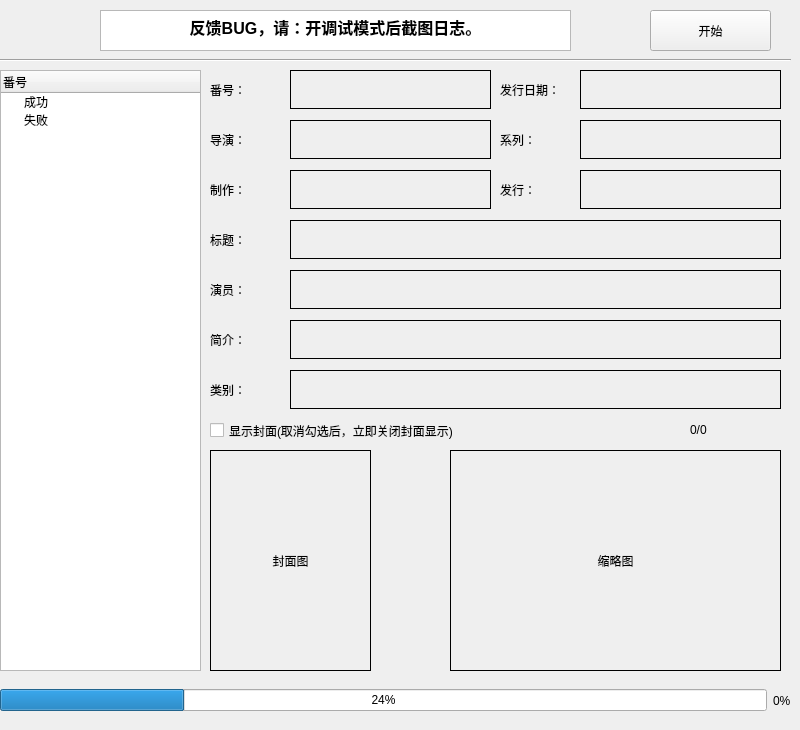
    <widget class="QWidget" name="page_avdc">
     <widget class="QPushButton" name="pushButton_start_cap">
      <property name="geometry">
       <rect>
        <x>650</x>
        <y>10</y>
        <width>121</width>
        <height>41</height>
       </rect>
      </property>
      <property name="text">
       <string>开始</string>
      </property>
     </widget>
     <widget class="QTextBrowser" name="textBrowser_warning">
      <property name="geometry">
       <rect>
        <x>100</x>
        <y>10</y>
        <width>471</width>
        <height>41</height>
       </rect>
      </property>
      <property name="html">
       <string>&lt;!DOCTYPE HTML PUBLIC &quot;-//W3C//DTD HTML 4.0//EN&quot; &quot;http://www.w3.org/TR/REC-html40/strict.dtd&quot;&gt;
&lt;html&gt;&lt;head&gt;&lt;meta name=&quot;qrichtext&quot; content=&quot;1&quot; /&gt;&lt;style type=&quot;text/css&quot;&gt;
p, li { white-space: pre-wrap; }
&lt;/style&gt;&lt;/head&gt;&lt;body style=&quot; font-family:'SimSun'; font-size:9pt; font-weight:400; font-style:normal;&quot;&gt;
&lt;p align=&quot;center&quot; style=&quot; margin-top:0px; margin-bottom:0px; margin-left:0px; margin-right:0px; -qt-block-indent:0; text-indent:0px;&quot;&gt;&lt;span style=&quot; font-size:12pt; font-weight:600; color:#000000;&quot;&gt;反馈BUG，请：开调试模式后截图日志。&lt;/span&gt;&lt;/p&gt;&lt;/body&gt;&lt;/html&gt;</string>
      </property>
     </widget>
     <widget class="QWidget" name="horizontalLayoutWidget">
      <property name="geometry">
       <rect>
        <x>0</x>
        <y>680</y>
        <width>791</width>
        <height>41</height>
       </rect>
      </property>
      <layout class="QHBoxLayout" name="horizontalLayout_2">
       <item>
        <widget class="QProgressBar" name="progressBar_avdc">
         <property name="value">
          <number>24</number>
         </property>
        </widget>
       </item>
       <item>
        <widget class="QLabel" name="label_percent">
         <property name="text">
          <string>0%</string>
         </property>
        </widget>
       </item>
      </layout>
     </widget>
     <widget class="QTreeWidget" name="treeWidget_number">
      <property name="geometry">
       <rect>
        <x>0</x>
        <y>70</y>
        <width>201</width>
        <height>601</height>
       </rect>
      </property>
      <column>
       <property name="text">
        <string>番号</string>
       </property>
      </column>
      <item>
       <property name="text">
        <string>成功</string>
       </property>
      </item>
      <item>
       <property name="text">
        <string>失败</string>
       </property>
      </item>
     </widget>
     <widget class="QWidget" name="gridLayoutWidget_2">
      <property name="geometry">
       <rect>
        <x>210</x>
        <y>450</y>
        <width>161</width>
        <height>221</height>
       </rect>
      </property>
      <layout class="QGridLayout" name="gridLayout_2">
       <item row="0" column="0">
        <widget class="QLabel" name="label_poster">
         <property name="frameShape">
          <enum>QFrame::Box</enum>
         </property>
         <property name="text">
          <string>封面图</string>
         </property>
         <property name="alignment">
          <set>Qt::AlignCenter</set>
         </property>
        </widget>
       </item>
      </layout>
     </widget>
     <widget class="QWidget" name="gridLayoutWidget">
      <property name="geometry">
       <rect>
        <x>450</x>
        <y>450</y>
        <width>331</width>
        <height>221</height>
       </rect>
      </property>
      <layout class="QGridLayout" name="gridLayout">
       <property name="sizeConstraint">
        <enum>QLayout::SetDefaultConstraint</enum>
       </property>
       <property name="horizontalSpacing">
        <number>7</number>
       </property>
       <item row="0" column="0">
        <widget class="QLabel" name="label_fanart">
         <property name="enabled">
          <bool>true</bool>
         </property>
         <property name="frameShape">
          <enum>QFrame::Box</enum>
         </property>
         <property name="text">
          <string>缩略图</string>
         </property>
         <property name="alignment">
          <set>Qt::AlignCenter</set>
         </property>
         <property name="margin">
          <number>0</number>
         </property>
        </widget>
       </item>
      </layout>
     </widget>
     <widget class="Line" name="line">
      <property name="geometry">
       <rect>
        <x>0</x>
        <y>50</y>
        <width>791</width>
        <height>20</height>
       </rect>
      </property>
      <property name="orientation">
       <enum>Qt::Horizontal</enum>
      </property>
     </widget>
     <widget class="QLabel" name="label_11">
      <property name="geometry">
       <rect>
        <x>210</x>
        <y>70</y>
        <width>81</width>
        <height>39</height>
       </rect>
      </property>
      <property name="text">
       <string>番号：</string>
      </property>
     </widget>
     <widget class="QLabel" name="label_number">
      <property name="geometry">
       <rect>
        <x>290</x>
        <y>70</y>
        <width>201</width>
        <height>39</height>
       </rect>
      </property>
      <property name="frameShape">
       <enum>QFrame::Box</enum>
      </property>
      <property name="lineWidth">
       <number>1</number>
      </property>
      <property name="text">
       <string/>
      </property>
     </widget>
     <widget class="QLabel" name="label_13">
      <property name="geometry">
       <rect>
        <x>500</x>
        <y>70</y>
        <width>81</width>
        <height>39</height>
       </rect>
      </property>
      <property name="text">
       <string>发行日期：</string>
      </property>
     </widget>
     <widget class="QLabel" name="label_release">
      <property name="geometry">
       <rect>
        <x>580</x>
        <y>70</y>
        <width>201</width>
        <height>39</height>
       </rect>
      </property>
      <property name="frameShape">
       <enum>QFrame::Box</enum>
      </property>
      <property name="text">
       <string/>
      </property>
     </widget>
     <widget class="QLabel" name="label_15">
      <property name="geometry">
       <rect>
        <x>210</x>
        <y>270</y>
        <width>81</width>
        <height>39</height>
       </rect>
      </property>
      <property name="text">
       <string>演员：</string>
      </property>
     </widget>
     <widget class="QLabel" name="label_actor">
      <property name="geometry">
       <rect>
        <x>290</x>
        <y>270</y>
        <width>491</width>
        <height>39</height>
       </rect>
      </property>
      <property name="frameShape">
       <enum>QFrame::Box</enum>
      </property>
      <property name="lineWidth">
       <number>1</number>
      </property>
      <property name="text">
       <string/>
      </property>
     </widget>
     <widget class="QLabel" name="label_outline">
      <property name="geometry">
       <rect>
        <x>290</x>
        <y>320</y>
        <width>491</width>
        <height>39</height>
       </rect>
      </property>
      <property name="frameShape">
       <enum>QFrame::Box</enum>
      </property>
      <property name="lineWidth">
       <number>1</number>
      </property>
      <property name="text">
       <string/>
      </property>
     </widget>
     <widget class="QLabel" name="label_18">
      <property name="geometry">
       <rect>
        <x>210</x>
        <y>320</y>
        <width>81</width>
        <height>39</height>
       </rect>
      </property>
      <property name="text">
       <string>简介：</string>
      </property>
     </widget>
     <widget class="QLabel" name="label_title">
      <property name="geometry">
       <rect>
        <x>290</x>
        <y>220</y>
        <width>491</width>
        <height>39</height>
       </rect>
      </property>
      <property name="frameShape">
       <enum>QFrame::Box</enum>
      </property>
      <property name="lineWidth">
       <number>1</number>
      </property>
      <property name="text">
       <string/>
      </property>
     </widget>
     <widget class="QLabel" name="label_20">
      <property name="geometry">
       <rect>
        <x>210</x>
        <y>220</y>
        <width>81</width>
        <height>39</height>
       </rect>
      </property>
      <property name="text">
       <string>标题：</string>
      </property>
     </widget>
     <widget class="QLabel" name="label_director">
      <property name="geometry">
       <rect>
        <x>290</x>
        <y>120</y>
        <width>201</width>
        <height>39</height>
       </rect>
      </property>
      <property name="frameShape">
       <enum>QFrame::Box</enum>
      </property>
      <property name="lineWidth">
       <number>1</number>
      </property>
      <property name="text">
       <string/>
      </property>
     </widget>
     <widget class="QLabel" name="label_publish">
      <property name="geometry">
       <rect>
        <x>580</x>
        <y>170</y>
        <width>201</width>
        <height>39</height>
       </rect>
      </property>
      <property name="frameShape">
       <enum>QFrame::Box</enum>
      </property>
      <property name="text">
       <string/>
      </property>
     </widget>
     <widget class="QLabel" name="label_23">
      <property name="geometry">
       <rect>
        <x>210</x>
        <y>120</y>
        <width>81</width>
        <height>39</height>
       </rect>
      </property>
      <property name="text">
       <string>导演：</string>
      </property>
     </widget>
     <widget class="QLabel" name="label_24">
      <property name="geometry">
       <rect>
        <x>500</x>
        <y>170</y>
        <width>81</width>
        <height>39</height>
       </rect>
      </property>
      <property name="text">
       <string>发行：</string>
      </property>
     </widget>
     <widget class="QLabel" name="label_studio">
      <property name="geometry">
       <rect>
        <x>290</x>
        <y>170</y>
        <width>201</width>
        <height>39</height>
       </rect>
      </property>
      <property name="frameShape">
       <enum>QFrame::Box</enum>
      </property>
      <property name="lineWidth">
       <number>1</number>
      </property>
      <property name="text">
       <string/>
      </property>
     </widget>
     <widget class="QLabel" name="label_label">
      <property name="geometry">
       <rect>
        <x>580</x>
        <y>120</y>
        <width>201</width>
        <height>39</height>
       </rect>
      </property>
      <property name="frameShape">
       <enum>QFrame::Box</enum>
      </property>
      <property name="text">
       <string/>
      </property>
     </widget>
     <widget class="QLabel" name="label_30">
      <property name="geometry">
       <rect>
        <x>210</x>
        <y>170</y>
        <width>81</width>
        <height>39</height>
       </rect>
      </property>
      <property name="text">
       <string>制作：</string>
      </property>
     </widget>
     <widget class="QLabel" name="label_31">
      <property name="geometry">
       <rect>
        <x>500</x>
        <y>120</y>
        <width>81</width>
        <height>39</height>
       </rect>
      </property>
      <property name="text">
       <string>系列：</string>
      </property>
     </widget>
     <widget class="QLabel" name="label_tag">
      <property name="geometry">
       <rect>
        <x>290</x>
        <y>370</y>
        <width>491</width>
        <height>39</height>
       </rect>
      </property>
      <property name="frameShape">
       <enum>QFrame::Box</enum>
      </property>
      <property name="lineWidth">
       <number>1</number>
      </property>
      <property name="text">
       <string/>
      </property>
     </widget>
     <widget class="QLabel" name="label_33">
      <property name="geometry">
       <rect>
        <x>210</x>
        <y>370</y>
        <width>81</width>
        <height>39</height>
       </rect>
      </property>
      <property name="text">
       <string>类别：</string>
      </property>
     </widget>
     <widget class="QCheckBox" name="checkBox_cover">
      <property name="geometry">
       <rect>
        <x>210</x>
        <y>420</y>
        <width>321</width>
        <height>21</height>
       </rect>
      </property>
      <property name="text">
       <string>显示封面(取消勾选后，立即关闭封面显示)</string>
      </property>
     </widget>
     <widget class="QLabel" name="label_progress">
      <property name="geometry">
       <rect>
        <x>690</x>
        <y>420</y>
        <width>91</width>
        <height>20</height>
       </rect>
      </property>
      <property name="text">
       <string>0/0</string>
      </property>
     </widget>
    </widget>
